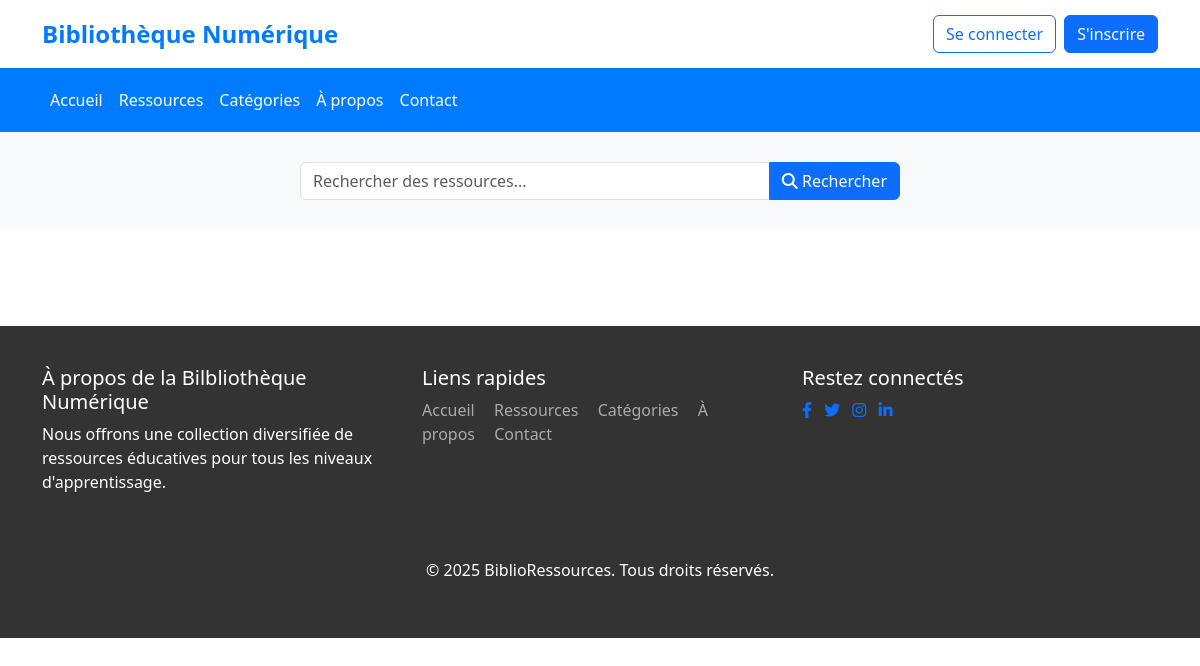
Page /library/categories/ on the earlier database version.
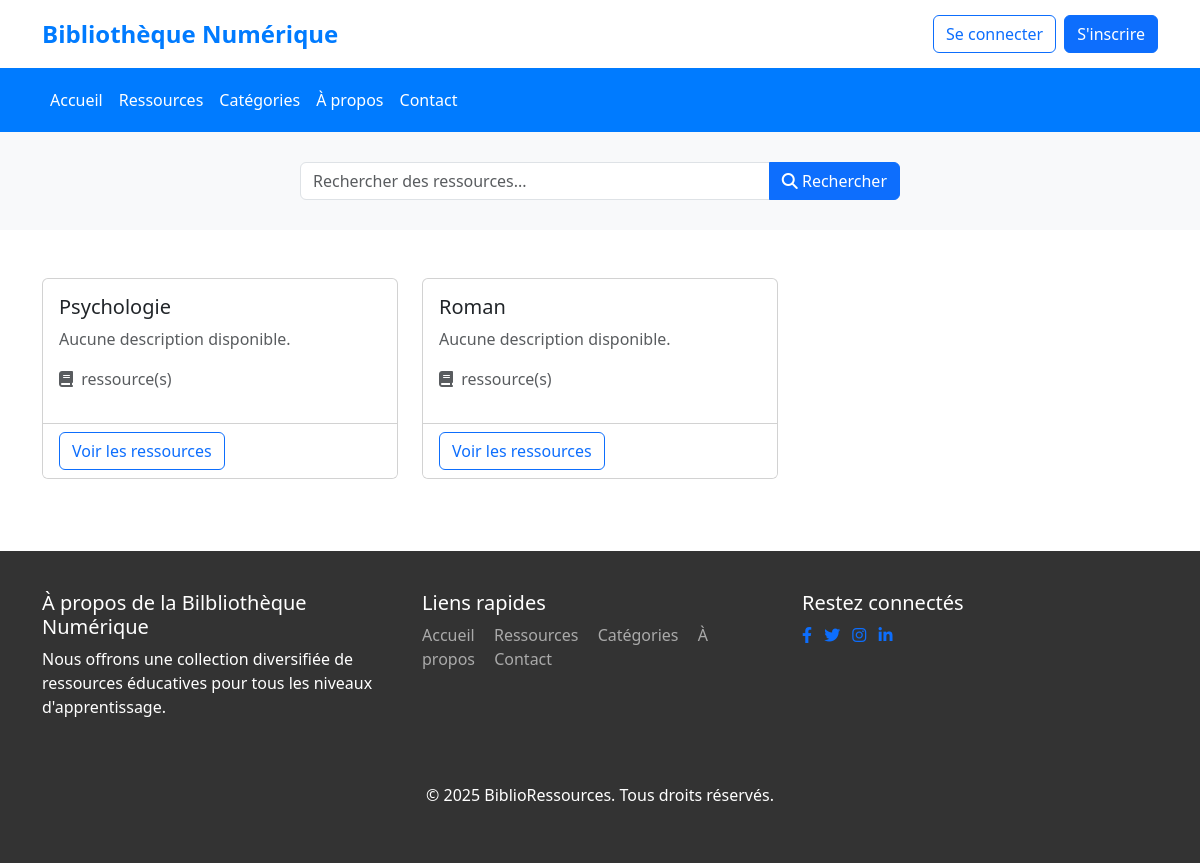
Same page on the later database version.
### library/models.py (models this page shows, shortened)
class Category(models.Model):
    name = models.CharField(max_length=100)
    description = models.TextField(blank=True, null=True)
    class Meta:
        verbose_name_plural = "Categories"

### library/views.py (the view)
# urls.py: path('categories/', views.category_list, name='category_list'),
def category_list(request):
    categories = Category.objects.all()
    return render(request, 'ressources/category_list.html', {'categories': categories})

### library/templates/ressources/category_list.html (shortened to what this page needs)
{% extends 'library/base.html' %}
{% block content %}
<div class="row">
    {% for category in categories %}
    <div class="col-md-4 mb-4">
        <div class="card h-100">
            <div class="card-body">
                <h5 class="card-title">{{ category.name }}</h5>
                {% if category.description %}
                <p class="card-text">{{ category.description|truncatewords:30 }}</p>
                {% else %}
                <p class="card-text text-muted">Aucune description disponible.</p>
                {% endif %}
                <p class="text-muted">
                    <i class="fas fa-book me-1"></i> {{ category.resources.count }} ressource(s)
                </p>
            </div>
            <div class="card-footer bg-white">
                <a href="{% url 'library:category_detail' category.pk %}" class="btn btn-outline-primary">Voir les ressources</a>
            </div>
        </div>
    </div>
    {% endfor %}
</div>
{% endblock %}

Differences in the rows shown:
added Category: name "Psychologie", description "Aucune description disponible."
added Category: name "Roman", description "Aucune description disponible."
